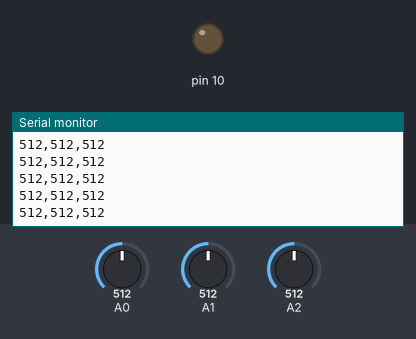
A sketch run on a simulated Arduino Mega 2560, built with avr-gcc and run on an emulated ATmega2560. Parts: output pins drawn as LEDs (lit = HIGH), the last lines printed to the serial monitor. The inputs (shaded band) are chosen by the test bench; at power-on: A0 = 512, A1 = 512, A2 = 512. Storage starts empty.

Above: at 1.2 s.
1.3 s: A0 set to 11
At 2.2 s:
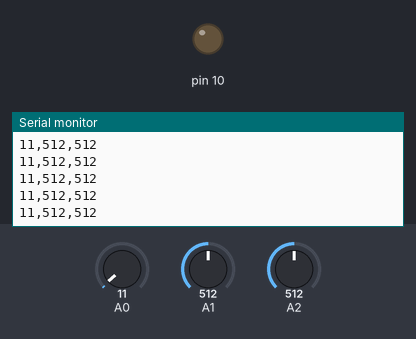
2.8 s: A0 set to 8
At 3.9 s:
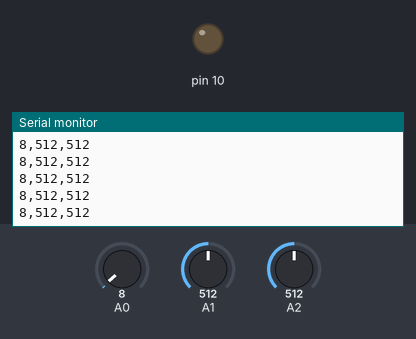
Timing chart, 0 to 5.8 s (numbered marks = the images above; inputs shaded):
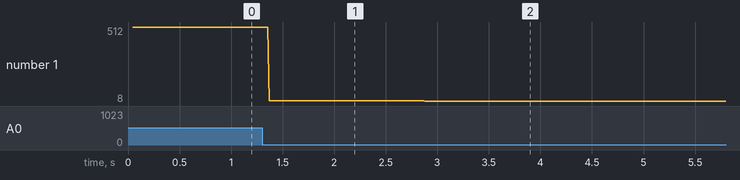

Measured:
- after the input at 1.3 s, the serial monitor: prints a new line after 0.07 s (image 1)
- after the input at 2.8 s, the serial monitor: prints a new line after 0.08 s (image 2)
- plotted number 1: 512 → 11 after the input at 1.3 s, 11 → 8 after the input at 2.8 s

The sketch:

Datalogger.ino
```cpp
/*
  SD card datalogger

 This example shows how to log data from three analog sensors
 to an SD card using the SD library.

 The circuit:
 * analog sensors on analog ins 0, 1, and 2
 * SD card attached to SPI bus as follows:
 ** MOSI - pin 11
 ** MISO - pin 12
 ** CLK - pin 13
 ** CS - pin 4

*/

#include <SD.h>

// On the Ethernet Shield, CS is pin 4. Note that even if it's not
// used as the CS pin, the hardware CS pin (10 on most Arduino boards,
// 53 on the Mega) must be left as an output or the SD library
// functions will not work.
const int chipSelect = 4;

void setup(){
  // Open serial communications and wait for port to open:
  Serial.begin(9600);

  Serial.print("Initializing SD card...");
  // make sure that the default chip select pin is set to
  // output, even if you don't use it:
  pinMode(10, OUTPUT);

  // see if the card is present and can be initialized:
  if (!SD.begin(chipSelect)) {
    Serial.println("Card failed, or not present");
    // don't do anything more:
    return;
  }
  Serial.println("card initialized.");
}

void loop()
{
  // make a string for assembling the data to log:
  String dataString = "";

  // read three sensors and append to the string:
  for (int analogPin = 0; analogPin < 3; analogPin++) {
    int sensor = analogRead(analogPin);
    dataString += String(sensor);
    if (analogPin < 2) {
      dataString += ",";
    }
  }

  // open the file. note that only one file can be open at a time,
  // so you have to close this one before opening another.
  File dataFile = SD.open("datalog.txt", FILE_WRITE);

  // if the file is available, write to it:
  if (dataFile) {
    dataFile.println(dataString);
    dataFile.close();
    // print to the serial port too:
    Serial.println(dataString);
  }
  // if the file isn't open, pop up an error:
  else {
    Serial.println("error opening datalog.txt");
  }
}
```
